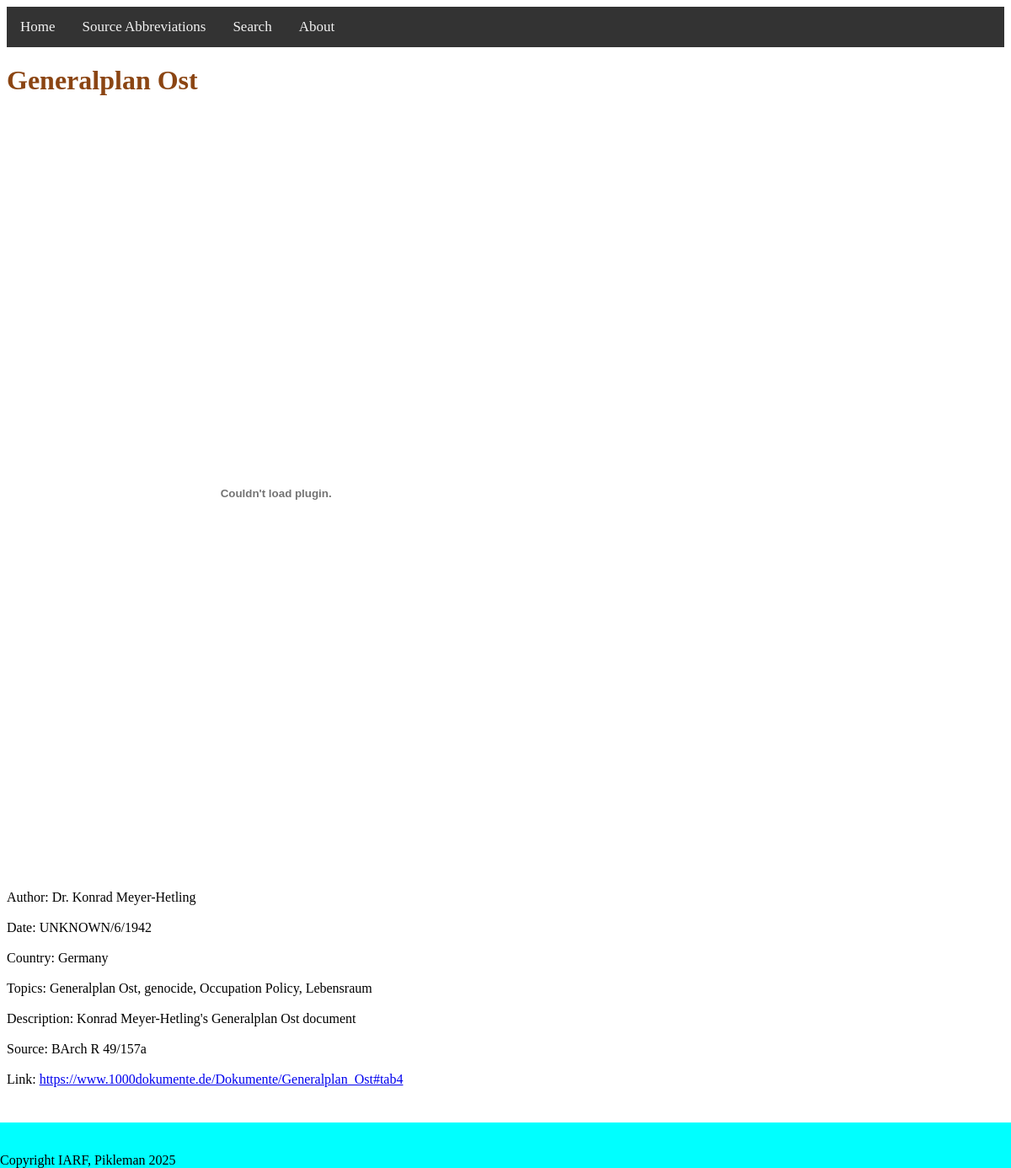
Before: /source/3 with the older database file.
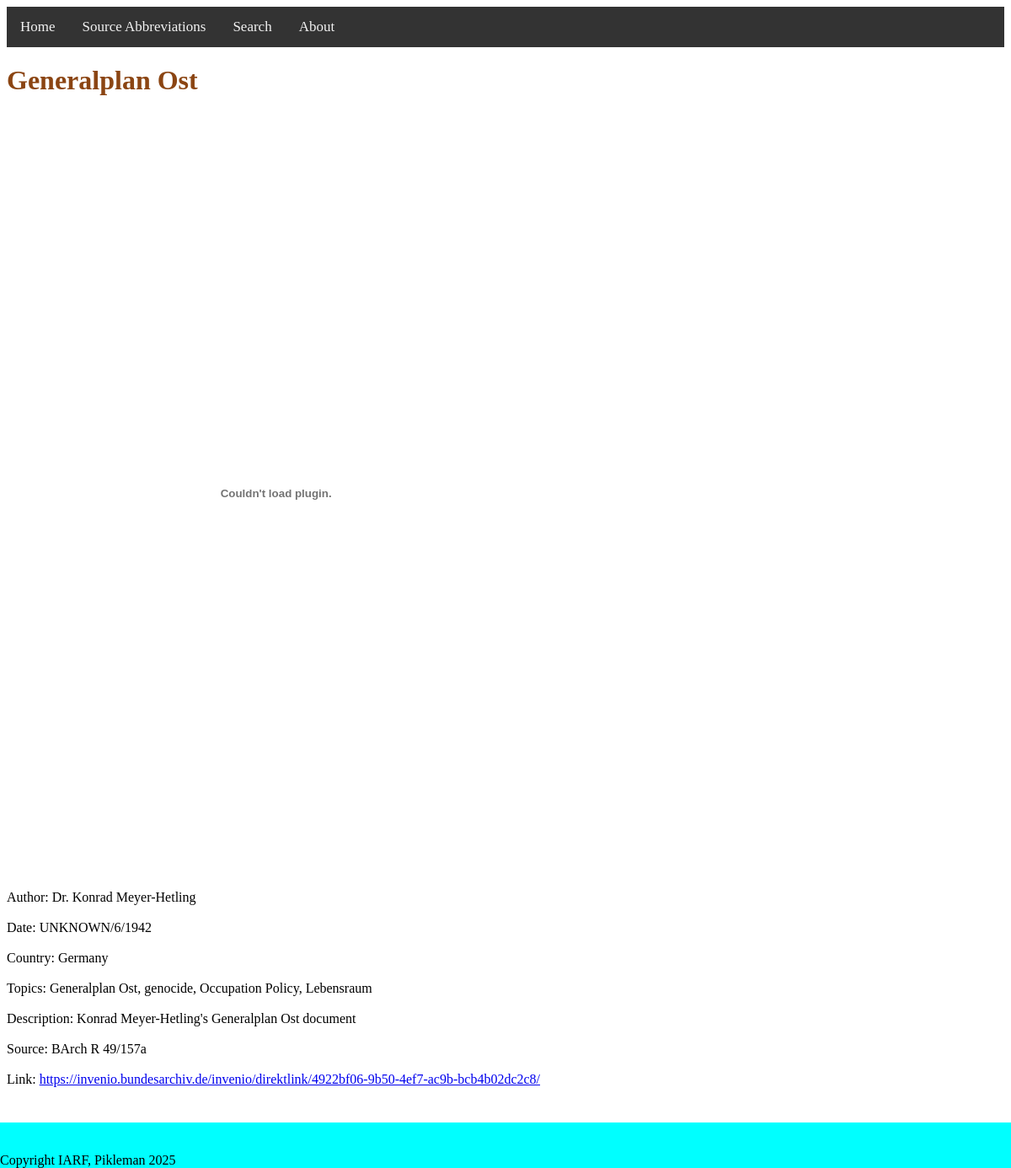
After: the same page with the newer database file.
### tables this page shows
CREATE TABLE "SOURCES" (
	"Title"	TEXT,
	"Month"	INTEGER,
	"Date"	INTEGER,
	"Year"	INTEGER,
	"Author"	TEXT,
	"Country"	TEXT,
	"Topic"	TEXT,
	"Description"	TEXT,
	"Source"	TEXT,
	"Protected"	INTEGER,
	"Path"	TEXT
, "ID"	INTEGER, "Scaled"	INTEGER, "Link"	TEXT, "Attribution"	TEXT);

### app.py (the view)
@app.route('/source/<id>')
def source(id):
    db = sqlite3.connect('sources.db')
    cursor = db.execute('SELECT * FROM SOURCES WHERE ID = ?', (id,))
    source = []
    for row in cursor:
        for col in row:
            source.append(col)
    return render_template("source.html", source=source)

### templates/source.html (shortened to what this page needs)
<!DOCTYPE html>
<html lang="en">
<head>
    <link rel="stylesheet" href="{{ url_for('static', filename='styles/styles.css') }}">
</head>
<body>
    <div class="topnav">
      <a href="{{url_for('index')}}">Home</a>
      <a href="{{url_for('sources_abbr')}}">Source Abbreviations</a>
      <a href="{{ url_for('search') }}">Search</a>
      <a href="{{ url_for('about') }}">About</a>
    </div>
    <h1 id="title">{{ source[0] }}</h1>
    <div id="content">
        {% if source[12] == 1 %}
            <object id="src_frame" class="scaled" data="{{ url_for('static', filename=source[10]) }}" width="120%"></object>
        {% else %}
            {% if ".pdf" in source[10] %}
                <object id="src_frame" class="scaled pdf" data="{{ url_for('static', filename=source[10]) }}" width="180%"></object>
            {% else %}
                <object id="src_frame" class="scaled" data="{{ url_for('static', filename=source[10]) }}" width="180%"></object>
            {% endif %}
        {% endif %}
    </div>
    <div id="metadata">
        <p>
            Author: {{ source[4] }}<br><br>
            Date: {{ source[2] }}/{{ source[1] }}/{{ source[3] }}<br><br>
            Country: {{ ', '.join(source[5].split('/')) }}<br><br>
            Topics: {{ ', '.join(source[6].split('/')) }}<br><br>
            Description: {{ source[7] }}<br><br>
            Source: {{ source[8] }}<br><br>
            {% if source[13] != None %}
                Link: <a href="{{ source[13] }}">{{ source[13] }}</a><br><br>
            {% endif %}
        </p>
    <br>
    <br>
    <br>
    </div>
</body>
<footer>
    <br>
    <br>
    Copyright IARF, Pikleman 2025
    <br>
</footer>
</html>

### static/styles/styles.css (style rules this page uses)
#title { color: saddlebrown; font-family: Copperplate; }
footer { position: fixed; bottom: 0; left: 0; right: 0; background-color: aqua; }
#metadata { font-family: Copperplate; padding-left: 0px; }
#content { padding-right: 40px; width: 30%; height: 100%; }
.scaled { background-size: contain; background-repeat: no-repeat; }
.topnav { background-color: #333; overflow: hidden; }
.topnav a { float: left; color: #f2f2f2; text-align: center; padding: 14px 16px; text-decoration: none; font-size: 17px; }
.pdf { height: 900px; }

Changed rows visible on the page:
changed SOURCES "Generalplan Ost": Link "https://www.1000dokumente.de/Dokumente/Generalplan_Ost#tab4" → "https://invenio.bundesarchiv.de/invenio/direktlink/4922bf06-9b50-4ef7-ac9b-bcb4b02dc2c8/"
